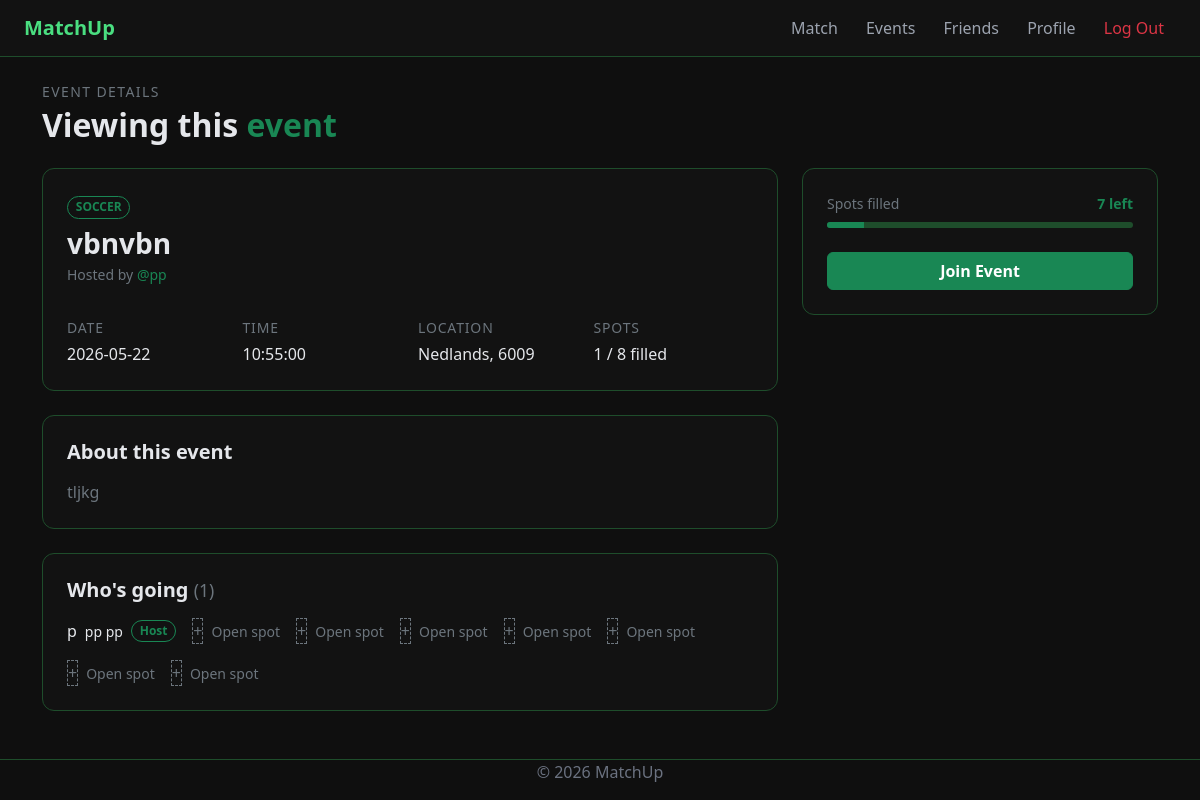
Page /events/5 (signed in) on the committed database.
### app/models.py (models this page shows, shortened)
class Events(db.Model):
    __tablename__ = 'events'
    event_id          = db.Column(db.Integer, primary_key=True)
    owner_id          = db.Column(db.Integer, db.ForeignKey('users.user_id'), nullable=False)
    event_name        = db.Column(db.String(128), nullable=False)
    sport             = db.Column(db.String(64), nullable=False)
    location          = db.Column(db.String(128), nullable=False)
    postcode          = db.Column(db.Integer, nullable=False)
    description       = db.Column(db.Text)
    date              = db.Column(db.Date, nullable=False)
    time              = db.Column(db.Time, nullable=False)
    spots_total       = db.Column(db.Integer, nullable=False)
    owner   = db.relationship('Users', foreign_keys=[owner_id])
    members = db.relationship('Attendees', back_populates='event', cascade='all, delete-orphan')
    @property
    def name(self):
        return self.event_name
    @property
    def spots_filled(self):
        return len(self.members)
    @property
    def host(self):
        if self.owner:
            return self.owner.username or self.owner.first_name
        return "Unknown"

class Users(UserMixin, db.Model):
    __tablename__ = 'users'
    user_id       = db.Column(db.Integer, primary_key=True)
    username      = db.Column(db.String(64), unique=True, nullable=True)
    email         = db.Column(db.String(120), unique=True, nullable=False)
    first_name    = db.Column(db.String(64), nullable=False)
    last_name     = db.Column(db.String(64), nullable=False)
    gender        = db.Column(db.String(16))
    postcode      = db.Column(db.Integer)
    profile_image = db.Column(db.String(255))
    instagram     = db.Column(db.String(100))
    sport_1       = db.Column(db.String(64))
    sport_2       = db.Column(db.String(64))
    sport_3       = db.Column(db.String(64))
    password_hash = db.Column(db.String(256), nullable=False)

class Attendees(db.Model):
    __tablename__ = 'attendees'
    id       = db.Column(db.Integer, primary_key=True)
    event_id = db.Column(db.Integer, db.ForeignKey('events.event_id'), nullable=False)
    user_id  = db.Column(db.Integer, db.ForeignKey('users.user_id'), nullable=False)
    is_host  = db.Column(db.Boolean, default=False, nullable=False)
    event = db.relationship('Events', back_populates='members')
    user  = db.relationship('Users', foreign_keys=[user_id])

### app/routes.py (the view)
@main.route("/events/<int:event_id>")
@login_required
def event_view(event_id):
    event = Events.query.get_or_404(event_id)
    user_has_joined = Attendees.query.filter_by(
        event_id=event_id,
        user_id=current_user.user_id
    ).first() is not None
    return render_template("event_view.html", event=event, user_has_joined=user_has_joined)

### app/__init__.py (called while the page is built)
def create_app():
    app = Flask(__name__)
    app.config.from_object(Config)
    db.init_app(app)
    migrate.init_app(app, db)
    login_manager.init_app(app)
    login_manager.login_view = 'main.homepage'
    from . import models
    @login_manager.user_loader
    def load_user(user_id):
        return models.Users.query.get(int(user_id))
    from .routes import main
    app.register_blueprint(main)
    return app

### app/routes.py (called while the page is built)
@main.before_app_request
def require_login_for_protected_routes():
    if current_user.is_authenticated:
        return None
    if request.endpoint is None:
        return None
    if request.endpoint.startswith("static") or request.endpoint in PUBLIC_ENDPOINTS:
        return None
    return redirect(url_for("main.homepage"))

### app/templates/event_view.html (shortened to what this page needs)
{% extends "base.html" %}
{% block content %}
<link rel="stylesheet" href="{{ url_for('static', filename='css/event_view.css') }}">
<div class="mb-4">
    <p class="text-secondary small text-uppercase mb-1" style="letter-spacing: 0.1em;">Event Details</p>
    <h2 class="fw-bold mb-0">
        {% if user_has_joined %}
            Viewing <span class="text-success">your</span> event
        {% else %}
            Viewing this <span class="text-success">event</span>
        {% endif %}
    </h2>
</div>
<div class="row g-4">
    <div class="col-lg-8 d-flex flex-column gap-4">
        <div class="event-card p-4">
            <div class="d-flex align-items-start justify-content-between flex-wrap gap-2 mb-3">
                <div>
                    <span class="badge text-success border border-success bg-transparent rounded-pill mb-2 small text-uppercase">{{ event.sport }}</span>
                    <h1 class="h3 fw-bold mb-1">{{ event.name }}</h1>
                    <p class="text-secondary small mb-0">Hosted by <span class="text-success">@{{ event.host }}</span></p>
                </div>
            </div>
            <div class="row g-3 mt-1">
                <div class="col-6 col-md-3">
                    <div class="text-secondary small text-uppercase mb-1" style="letter-spacing: 0.06em;">Date</div>
                    <div class="fw-medium">{{ event.date }}</div>
                </div>
                <div class="col-6 col-md-3">
                    <div class="text-secondary small text-uppercase mb-1" style="letter-spacing: 0.06em;">Time</div>
                    <div class="fw-medium">{{ event.time }}</div>
                </div>
                <div class="col-6 col-md-3">
                    <div class="text-secondary small text-uppercase mb-1" style="letter-spacing: 0.06em;">Location</div>
                    <div class="fw-medium">{{ event.location }}, {{ event.postcode }}</div>
                </div>
                <div class="col-6 col-md-3">
                    <div class="text-secondary small text-uppercase mb-1" style="letter-spacing: 0.06em;">Spots</div>
                    <div class="fw-medium">{{ event.spots_filled }} / {{ event.spots_total }} filled</div>
                </div>
            </div>
        </div>
        <div class="event-card p-4">
            <h5 class="fw-semibold mb-3">About this event</h5>
            <p class="text-secondary mb-0">{{ event.description }}</p>
        </div>
        <div class="event-card p-4">
            <h5 class="fw-semibold mb-3">
                Who's going <span class="text-secondary fw-normal small">({{ event.spots_filled }})</span>
            </h5>
            <div class="d-flex flex-wrap gap-3 align-items-center">
                {% for attendee in event.members %}
                <div class="d-flex align-items-center gap-2">
                    <div class=>{{ attendee.user.first_name[0] }}</div>
                    <span class="small">{{ attendee.user.first_name }} {{ attendee.user.last_name }}</span>
                    {% if attendee.is_host %}
                        <span class="badge text-success border border-success bg-transparent rounded-pill small">Host</span>
                    {% endif %}
                </div>
                {% endfor %}
                {% for i in range(event.spots_total - event.spots_filled) %}
                <div class="d-flex align-items-center gap-2">
                    <div class=" bg-transparent border border-secondary text-secondary" style="border-style: dashed !important;">+</div>
                    <span class="small text-secondary">Open spot</span>
                </div>
                {% endfor %}
            </div>
        </div>
    </div>
    <div class="col-lg-4">
        <div class="event-card p-4">
            <div class="d-flex justify-content-between mb-2">
                <span class="text-secondary small">Spots filled</span>
                <span class="text-success fw-bold small">{{ event.spots_total - event.spots_filled }} left</span>
            </div>
            <div class="progress mb-4" style="height: 6px; background-color: var(--green-border);">
                <div class="progress-bar bg-success" role="progressbar"
                     style="width: {{ (event.spots_filled / event.spots_total * 100)|int }}%">
                </div>
            </div>
            {% if user_has_joined %}
                <button class="btn btn-outline-success w-100 fw-semibold mb-2" disabled>✓ Joined</button>
                <a href="/events/{{ event.event_id }}/leave" class="btn btn-outline-danger w-100 fw-semibold small">Leave event</a>
            {% else %}
                <a href="/events/{{ event.event_id }}/join" class="btn btn-success w-100 fw-semibold">Join Event</a>
            {% endif %}
        </div>
    </div>
</div>
{% endblock %}

### app/templates/base.html (shortened to what this page needs)
<!DOCTYPE html>
<html lang="en">
<head>
    <link href="https://cdn.jsdelivr.net/npm/bootstrap@5.3.8/dist/css/bootstrap.min.css" rel="stylesheet">
    <link rel="stylesheet" href="{{ url_for('static', filename='css/style.css') }}">
</head>
<body>
<nav class="navbar navbar-expand-lg px-4">
    <a class="navbar-brand" href="/">MatchUp</a>
    <div class="ms-auto">
        <a class="nav-link d-inline" href="/matching">Match</a>
        <a class="nav-link d-inline" href="/events">Events</a>
        <a class="nav-link d-inline" href="/friends">Friends</a>
        <a class="nav-link d-inline" href="/profile">Profile</a>
        {% if current_user.is_authenticated %}
        <a class="nav-link d-inline text-danger" href="{{ url_for('main.logout') }}">Log Out</a>
        {% endif %}
    </div>
</nav>
<div class="container mt-4">
    {% block content %}{% endblock %}
</div>
<footer class="text-center mt-5 mb-3">
    <p>© 2026 MatchUp</p>
</footer>
</body>
</html>

### app/static/css/style.css (style rules this page uses)
:root { --green-primary: #4ade80; --green-dim: #22c55e; --green-glow: rgba(74, 222, 128, 0.08); --green-border: #1e4d2b; --background-base: #0f0f0f; --background-nav: #121212; --text-main: #e5e7eb; --text-boring: #6b7280; }
body { background-color: var(--background-base); color: var(--text-main); }
.navbar { background-color: var(--background-nav); border-bottom: 1px solid var(--green-border); }
.navbar-brand { color: var(--green-primary); font-weight: 600; }
.nav-link { color: #9ca3af; border-radius: 6px; padding: 6px 12px; transition: color 0.1s, background 0.1s; }
footer { color: var(--text-boring); border-top: 1px solid var(--green-border); }

### app/static/css/event_view.css (style rules this page uses)
.event-card { background-color: var(--background-nav); border: 1px solid var(--green-border); border-radius: 12px; }

### rows in the picture
Events: sport "SOCCER", name "vbnvbn", date "2026-05-22", time "10:55:00", location "Nedlands", postcode "6009", spots_total "8", description "tljkg", event.spots_total-event.spots_filled "7"
Users: host "pp"
Attendees: user "p", user.first_name "pp", user.last_name "pp", is_host "Host"

### other values in the picture
{{ event.spots_filled }} "1"
